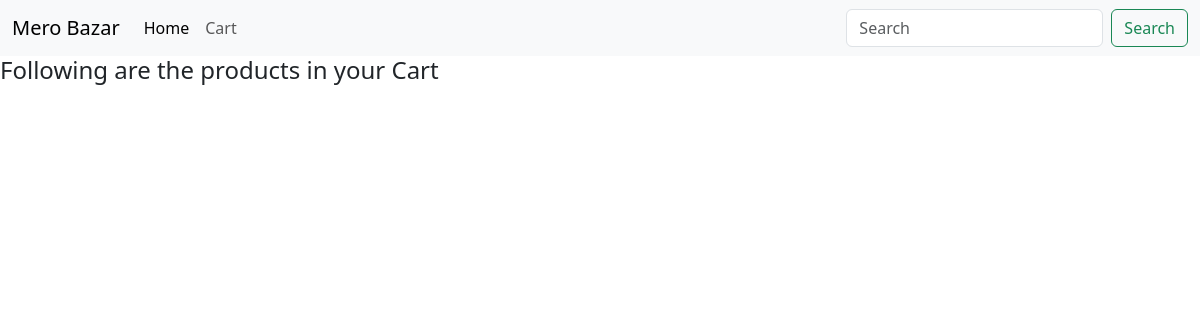
Page /my/cart/ (signed in) on the earlier database version.
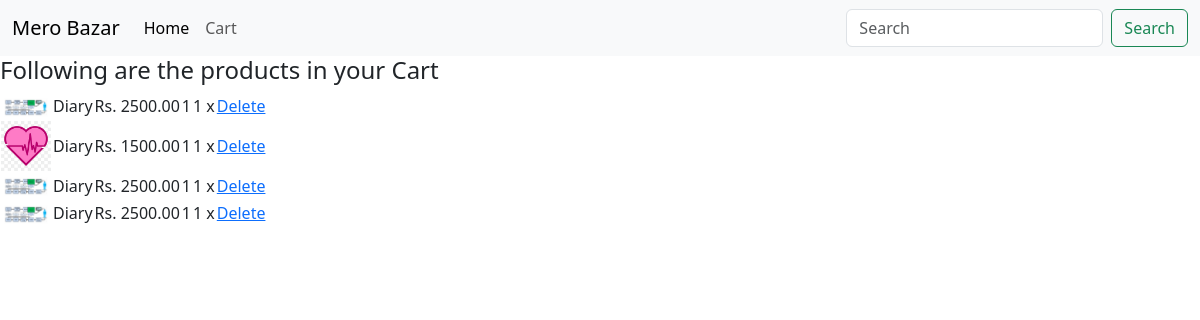
Same page on the later database version.
### catalog/models.py (models this page shows, shortened)
class ShoppingCart(models.Model):
    user=models.ForeignKey(User,on_delete=models.CASCADE)
    product=models.ForeignKey(Product,on_delete=models.CASCADE)
    quantity=models.IntegerField(default=0)

class Product(models.Model):
    name=models.CharField(max_length=255)
    price=models.DecimalField(max_digits=10,decimal_places=2)
    category=models.ForeignKey(Category,on_delete=models.CASCADE)
    photo=models.FileField(upload_to='uploads/')

### catalog/views.py (the view)
# urls.py: path("my/cart/",views.cart_detail,name="cart_detail"),
@login_required(login_url="/login/")
def cart_detail(request):
    user = User.objects.get(id=request.user.id)
    items = ShoppingCart.objects.filter(user=user)
    return render(request,'cart_detail.html',{'items':items})

### catalog/templates/cart_detail.html
{% extends "base.html" %}
{% block cartdetail %}
<h4>Following are the products in your Cart</h4>
<div class="Container">
    <div class="Row">
        <div class="col">
            <table class="Table">
                <tbody>
                    {% for item in items %}
                    <tr>
                        <td> <img src="{{item.product.photo.url}}" alt="" style="width: 50px; height: auto;">  </td>
                        <td>{{item.product.name}}</td>
                        <td>Rs. {{item.product.price}}</td>
                        <td>{{item.quantity}}</td>
                        <td>{{item.quantity}} x {{item.price}}</td>
                        <td> <a href="/cart/delete/{{item.id}}"> Delete</a> </td>
                    </tr>
                    {% endfor %}
                </tbody>
            </table>
        </div>
    </div>
</div>
{% endblock %}

### catalog/templates/base.html (shortened to what this page needs)
<!DOCTYPE html>
<html lang="en">
<head>
    <link href="https://cdn.jsdelivr.net/npm/bootstrap@5.3.3/dist/css/bootstrap.min.css" rel="stylesheet">
</head>
<body>
    <nav class="navbar navbar-expand-lg navbar-light bg-light">
        <div class="container-fluid">
          <a class="navbar-brand" href="#">Mero Bazar</a>
          <div class="collapse navbar-collapse" id="navbarSupportedContent">
            <ul class="navbar-nav me-auto mb-2 mb-lg-0">
              <li class="nav-item">
                <a class="nav-link active" aria-current="page" href="#">Home</a>
              </li>
              <li class="nav-item">
                <a class="nav-link" href="/my/cart/">Cart</a>
              </li>
            </ul>
            <form class="d-flex">
              <input class="form-control me-2" type="search" placeholder="Search" aria-label="Search">
              <button class="btn btn-outline-success" type="submit">Search</button>
            </form>
          </div>
        </div>
      </nav>
     {% block cartdetail %}
     {% endblock %}
</body>
</html>

Differences in the rows shown:
added ShoppingCart: product.photo (picture), product.name "Diary", product.price "2500.00", quantity "1"
added ShoppingCart: product.photo (picture), product.name "Diary", product.price "1500.00", quantity "1"
added ShoppingCart: product.photo (picture), product.name "Diary", product.price "2500.00", quantity "1"
added ShoppingCart: product.photo (picture), product.name "Diary", product.price "2500.00", quantity "1"
